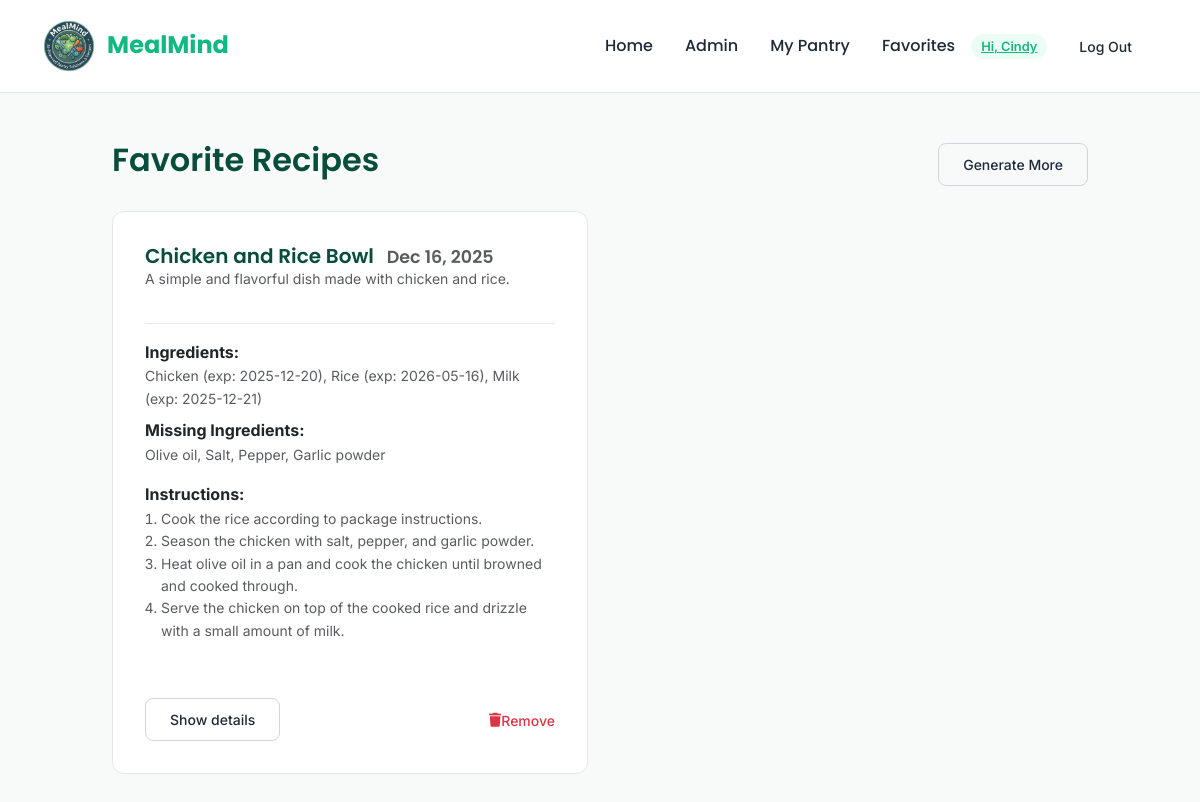
The app's page /favorites (signed in) with its own data.
### app/models.py (models this page shows, shortened)
class User(UserMixin, db.Model):
    __tablename__ = "users"
    id = db.Column(db.Integer, primary_key=True)
    username = db.Column(db.String(150), unique=True, nullable=False)
    email = db.Column(db.String, unique=True, nullable=False)
    password = db.Column(db.String, nullable=False)
    created_on = db.Column(db.DateTime, nullable=False)
    is_admin = db.Column(db.Boolean, nullable=False, default=False)
    is_confirmed = db.Column(db.Boolean, nullable=False, default=False)
    confirmed_on = db.Column(db.DateTime, nullable=True)
    allergies = db.Column(db.JSON, nullable=True)

class SavedRecipe(db.Model):
    __tablename__ = 'saved_recipes'
    id = db.Column(db.Integer, primary_key=True)
    user_id = db.Column(db.Integer, db.ForeignKey('users.id', ondelete='CASCADE'), nullable=False)
    meal_name = db.Column(db.String(255), nullable=False)
    description = db.Column(db.Text, nullable=True)
    pantry_ingredients = db.Column(db.JSON, nullable=True)
    missing_ingredients = db.Column(db.JSON, nullable=True)
    instructions = db.Column(db.JSON, nullable=True)
    created_on = db.Column(db.DateTime, default=datetime.now)
    user = db.relationship('User', backref=db.backref('saved_recipes', cascade='all, delete-orphan', passive_deletes=True))

### app/routes.py (the view, shortened to what this page needs)
@routes_bp.route('/favorites')
@login_required
def favorites():
    from .models import SavedRecipe
    recipes = SavedRecipe.query.filter_by(user_id=current_user.id).order_by(SavedRecipe.created_on.desc()).all()
    import json as _json
    def _ensure_list(val):
        if val is None:
            return []
        if isinstance(val, (list, tuple)):
            return list(val)
    for r in recipes:
        try:
            r.pantry_ingredients = _ensure_list(r.pantry_ingredients)
        except Exception:
            r.pantry_ingredients = []
        try:
            r.missing_ingredients = _ensure_list(r.missing_ingredients)
        except Exception:
            r.missing_ingredients = []
        try:
            r.instructions = _ensure_list(r.instructions)
        except Exception:
            r.instructions = []
    return render_template('generator/favorites.html', recipes=recipes)

### app/__init__.py (called while the page is built)
def create_app(config_class=DevelopmentConfig):
    app = Flask(__name__, template_folder='templates', static_folder='static')
    CORS(app)
    app.config.from_object(config_class)
    db.init_app(app)
    login_manager = LoginManager()
    login_manager.login_view = 'routes.login'
    login_manager.init_app(app)
    from .models import User
    @login_manager.user_loader
    def load_user(user_id):
        return User.query.get(int(user_id))
    mail = Mail()
    mail.init_app(app)
    import app as _app
    _app.mail = mail
    from .routes import routes_bp
    app.register_blueprint(routes_bp)
    return app

### app/templates/generator/favorites.html (shortened to what this page needs)
{% extends "home/base.html" %}
{% block content %}
<div class="d-flex justify-content-between align-items-center mb-4">
    <h2> Favorite Recipes</h2>
    <a href="{{ url_for('routes.index') }}" class="btn btn-outline-secondary btn-sm">Generate More</a>
</div>
{% if recipes %}
<div class="row">
  {% for r in recipes %}
  <div class="col-md-6 mb-4">
    <div class="card h-100">
      <div class="d-flex justify-content-between align-items-center mb-3">
        <div>
          <h5 class="mb-0">
            {{ r.meal_name }}
            <small class="text-muted ms-2">{{ r.created_on.strftime('%b %d, %Y') if r.created_on }}</small>
          </h5>
          <small class="text-muted d-block">{{ r.description }}</small>
        </div>
      </div>
      <hr style="opacity: 0.1">
      <div class="mb-2">
        <strong>Ingredients:</strong>
        <p class="small text-muted mb-0">
            {% set total = r.pantry_ingredients|length if r.pantry_ingredients else 0 %}
            {% if total == 0 %}
                (no listed pantry ingredients)
            {% else %}
                {% for i in r.pantry_ingredients[:3] %}
                    {{ i }}{% if not loop.last %}, {% endif %}
                {% endfor %}
            {% endif %}
        </p>
      </div>
      {% if r.missing_ingredients %}
      <div class="mb-3">
        <strong>Missing Ingredients:</strong>
        <p class="small text-muted mb-0">
            {% for i in r.missing_ingredients %}
                {{ i }}{% if not loop.last %}, {% endif %}
            {% endfor %}
        </p>
      </div>
      {% endif %}
      {% if r.instructions %}
      <div class="mb-3">
        <strong>Instructions:</strong>
        <ol class="small text-muted ps-3 mb-0">
          {% for step in r.instructions %}
            <li>{{ step }}</li>
          {% endfor %}
        </ol>
      </div>
      {% endif %}
      <div class="mt-auto pt-3 d-flex justify-content-between align-items-center">
        <div>
          <button class="btn btn-sm btn-outline-secondary js-toggle-details" data-target="#details-{{ r.id }}">Show details</button>
        </div>
        <div>
          <form method="POST" action="{{ url_for('routes.delete_favorite', recipe_id=r.id) }}" onsubmit="return confirm('Remove this favorite?');" style="display:inline;">
              <button type="submit" class="btn btn-sm text-danger" style="background:none; padding:0;">
                  <i class="fa-solid fa-trash"></i> Remove
              </button>
          </form>
        </div>
      </div>
    </div>
  </div>
  {% endfor %}
</div>
{% else %}
  <div class="text-center py-5">
      <h3>No favorites yet.</h3>
      <p class="text-muted">Save some recipes from the generator!</p>
      <a href="{{ url_for('routes.index') }}" class="btn btn-primary mt-2">Go to Generator</a>
  </div>
{% endif %}
{% endblock %}

### app/templates/home/base.html (shortened to what this page needs)
<!DOCTYPE html>
<html lang="en">
<head>
    <link href="https://cdn.jsdelivr.net/npm/bootstrap@5.3.2/dist/css/bootstrap.min.css" rel="stylesheet">
    <link rel="stylesheet" href="https://cdnjs.cloudflare.com/ajax/libs/font-awesome/6.4.0/css/all.min.css">
    <link rel="stylesheet" href="{{ url_for('static', filename='style.css') }}">
</head>
<body>
<nav class="navbar navbar-expand-lg sticky-top">
    <div class="container-fluid">
        <a class="navbar-brand" href="{{ url_for('routes.index') }}" style="font-family:'Poppins', sans-serif; color: #10b981; font-weight:700; font-size: 1.5rem;">
            <img src="{{ url_for('static', filename='images/logo.png') }}" class="nav-icon-img" alt="Icon">
            MealMind
        </a>
        <div class="collapse navbar-collapse justify-content-end" id="navbarNav">
            <ul class="navbar-nav align-items-center">
                <li class="nav-item">
                    <a class="nav-link" href="{{ url_for('routes.index') }}">Home</a>
                </li>
                {% if current_user.is_authenticated and current_user.is_admin %}
                    <li class="nav-item">
                        <a class="nav-link" href="{{ url_for('routes.admin_dashboard') }}">Admin</a>
                    </li>
                {% endif %}
                {% if current_user.is_authenticated %}
                    <li class="nav-item">
                        <a class="nav-link" href="{{ url_for('routes.pantry') }}">My Pantry</a>
                    </li>
                    <li class="nav-item">
                        <a class="nav-link" href="{{ url_for('routes.favorites') }}">Favorites</a>
                    </li>
                    <li class="nav-item ms-2">
                        <a class="badge-custom" href="{{ url_for('routes.profile') }}">Hi, {{ current_user.username }}</a>
                    </li>
                    <li class="nav-item ms-2">
                        <a class="btn btn-sm btn-outline-secondary" href="{{ url_for('routes.logout') }}" style="border:none;">Log Out</a>
                    </li>
                {% endif %}
            </ul>
        </div>
    </div>
</nav>
<main class="py-5">
     <div class="container">
    {% block content %}{% endblock %}
    </div>
</main>
</body>
</html>

### app/static/style.css (style rules this page uses)
:root { --primary-green: #10b981; --hover-green: #059669; --bg-color: #f8faf9; --text-main: #1f2937; --text-muted: #6b7280; --card-bg: #ffffff; --border-radius: 12px; }
body { font-family: 'Inter', sans-serif; background-color: var(--bg-color); color: var(--text-main); line-height: 1.6; }
h1, h2, h3, h4, h5 { font-family: 'Poppins', sans-serif; color: #064e3b; font-weight: 600; }
.navbar { background-color: var(--card-bg) !important; border-bottom: 1px solid #e5e7eb; padding: 1rem 2rem; }
.nav-link { font-family: 'Poppins', sans-serif; font-weight: 500; color: var(--text-main) !important; margin-left: 1rem; transition: color 0.2s; }
.nav-icon-img { width: 50px; height: 50px; object-fit: contain; margin-right: 8px; vertical-align: middle; }
.container { max-width: 1000px; margin: 0 auto; }
.card, .control-panel, .recipe-card { background: var(--card-bg); border: 1px solid #e5e7eb; border-radius: var(--border-radius); padding: 2rem; box-shadow: none !important; margin-bottom: 1.5rem; }
.btn { display: inline-flex; justify-content: center; align-items: center; text-align: center; border-radius: 8px; padding: 10px 24px; font-weight: 500; border: none; box-shadow: none; transition: background-color 0.2s; }
.btn-outline-secondary { border: 1px solid #d1d5db; color: var(--text-main); }
.badge-custom { background-color: #ecfdf5; color: var(--primary-green); padding: 5px 10px; border-radius: 20px; font-size: 0.8rem; font-weight: 600; }

### records on screen
User: username "Cindy"
SavedRecipe: meal_name "Chicken and Rice Bowl", created_on "Dec 16, 2025", description "A simple and flavorful dish made with chicken and rice.", 3 "Chicken (exp: 2025-12-20)" "Rice (exp: 2026-05-16)" "Milk (exp: 2025-12-21)", missing_ingredients "Olive oil" "Salt" "Pepper" "Garlic powder", instructions "Cook the rice according to package instructions." "Season the chicken with salt, pepper, and garlic powder." "Heat olive oil in a pan and cook the chicken until browned and cooked through." "Serve the chicken on top of the cooked rice and drizzle with a small amount of milk."
